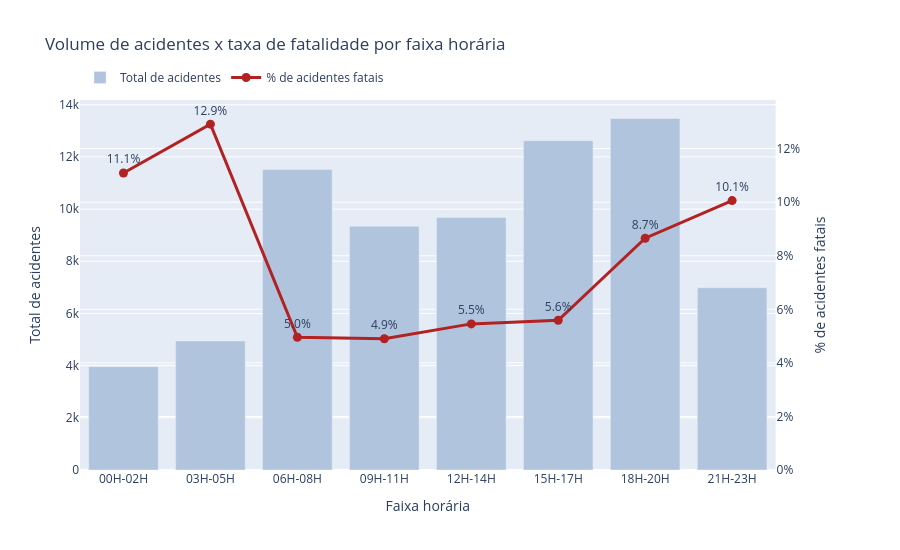

Notebook code cell kept with this figure:
### Code cell
from plotly.subplots import make_subplots
import plotly.graph_objects as go

tab = indicadores_por_categoria_ordenada(df, "faixa_horaria", min_registros=30, coluna_ordenacao="taxa_fatal")

# Faixa horária tem ordem natural: ordenar pelo horário, não pela taxa
tab = tab.sort_values("faixa_horaria")

# Barras = volume de acidentes (eixo esquerdo) | Linha = taxa de fatalidade (eixo direito)
fig = make_subplots(specs=[[{"secondary_y": True}]])

fig.add_trace(
    go.Bar(
        x=tab["faixa_horaria"],
        y=tab["total_acidentes"],
        name="Total de acidentes",
        marker_color="lightsteelblue",
        customdata=tab[["total_mortos", "total_feridos"]],
        hovertemplate="%{x}<br>Acidentes: %{y:,}<br>Mortos: %{customdata[0]:,}<br>Feridos: %{customdata[1]:,}<extra></extra>"
    ),
    secondary_y=False
)

fig.add_trace(
    go.Scatter(
        x=tab["faixa_horaria"],
        y=tab["taxa_fatal"],
        name="% de acidentes fatais",
        mode="lines+markers+text",
        line=dict(color="firebrick", width=3),
        marker=dict(size=9),
        text=tab["taxa_fatal"].map("{:.1%}".format),
        textposition="top center",
        hovertemplate="%{x}<br>Taxa fatal: %{y:.1%}<extra></extra>"
    ),
    secondary_y=True
)

fig.update_layout(
    title="Volume de acidentes x taxa de fatalidade por faixa horária",
    xaxis_title="Faixa horária",
    legend=dict(orientation="h", y=1.1, x=0),
    height=550
)
fig.update_yaxes(title_text="Total de acidentes", secondary_y=False)
fig.update_yaxes(title_text="% de acidentes fatais", tickformat=".0%", rangemode="tozero", secondary_y=True)
fig.show()

### Figure 1 — Plotly figure (JSON) as saved in the notebook; plotly's stock layout.template omitted (floating-point values rounded to 4 significant figures)
{"data": [{"customdata": [[506, 3959], [764, 5223], [693, 13453], [537, 10909], [615, 11737], [819, 15151], [1320, 15480], [789, 7638]], "hovertemplate": "%{x}<br>Acidentes: %{y:,}<br>Mortos: %{customdata[0]:,}<br>Feridos: %{customdata[1]:,}<extra></extra>", "marker": {"color": "lightsteelblue"}, "name": "Total de acidentes", "type": "bar", "x": ["00H-02H", "03H-05H", "06H-08H", "09H-11H", "12H-14H", "15H-17H", "18H-20H", "21H-23H"], "xaxis": "x", "y": [3959, 4948, 11517, 9342, 9678, 12624, 13473, 6988], "yaxis": "y"}, {"hovertemplate": "%{x}<br>Taxa fatal: %{y:.1%}<extra></extra>", "line": {"color": "firebrick", "width": 3}, "marker": {"size": 9}, "mode": "lines+markers+text", "name": "% de acidentes fatais", "text": ["11.1%", "12.9%", "5.0%", "4.9%", "5.5%", "5.6%", "8.7%", "10.1%"], "textposition": "top center", "type": "scatter", "x": ["00H-02H", "03H-05H", "06H-08H", "09H-11H", "12H-14H", "15H-17H", "18H-20H", "21H-23H"], "xaxis": "x", "y": [0.1109, 0.1291, 0.04958, 0.04903, 0.05456, 0.05593, 0.08654, 0.1006], "yaxis": "y2"}], "layout": {"height": 550, "legend": {"orientation": "h", "x": 0, "y": 1.1}, "title": {"text": "Volume de acidentes x taxa de fatalidade por faixa horária"}, "xaxis": {"anchor": "y", "domain": [0, 0.94], "title": {"text": "Faixa horária"}}, "yaxis": {"anchor": "x", "domain": [0, 1], "title": {"text": "Total de acidentes"}}, "yaxis2": {"anchor": "x", "overlaying": "y", "rangemode": "tozero", "side": "right", "tickformat": ".0%", "title": {"text": "% de acidentes fatais"}}}}
